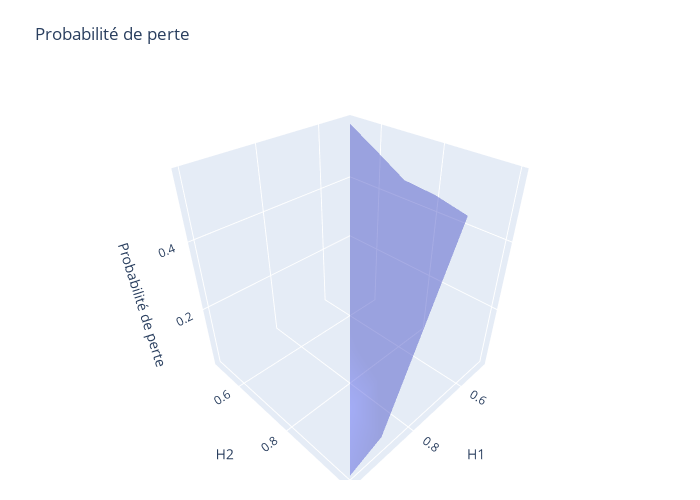

Write notebook code for a chart like this one.
### Code cell
import plotly.graph_objects as go

fig = go.Figure(data=[go.Mesh3d(x=H_1, y=H_2, z=LOSS_PROBA, opacity=0.50)])


fig.update_layout(
    title='Probabilité de perte', 
    autosize=False,
    width=700, 
    height=500,
    margin=dict(l=20, r=20, b=20, t=80),
    scene=dict(
        xaxis_title='H1',
        yaxis_title='H2',
        zaxis_title='Probabilité de perte',
    ),
)

fig.show()

### Figure 1 — Plotly figure (JSON) as saved in the notebook; plotly's stock layout.template omitted (floating-point values rounded to 4 significant figures)
{"data": [{"opacity": 0.5, "type": "mesh3d", "x": [0.5, 0.5, 0.5, 0.5, 0.5, 0.6, 0.6, 0.6, 0.6, 0.7, 0.7, 0.7, 0.8, 0.8, 0.9, 0.9, 1], "y": [0.5, 0.6, 0.7, 0.8, 0.9, 0.6, 0.7, 0.8, 0.9, 0.7, 0.8, 0.9, 0.8, 0.9, 0.9, 1, 1], "z": [0.563, 0.513, 0.461, 0.452, 0.431, 0.345, 0.299, 0.306, 0.289, 0.23, 0.175, 0.188, 0.125, 0.095, 0.073, 0.061, 0.022]}], "layout": {"autosize": false, "height": 500, "margin": {"b": 20, "l": 20, "r": 20, "t": 80}, "scene": {"xaxis": {"title": {"text": "H1"}}, "yaxis": {"title": {"text": "H2"}}, "zaxis": {"title": {"text": "Probabilité de perte"}}}, "title": {"text": "Probabilité de perte"}, "width": 700}}
